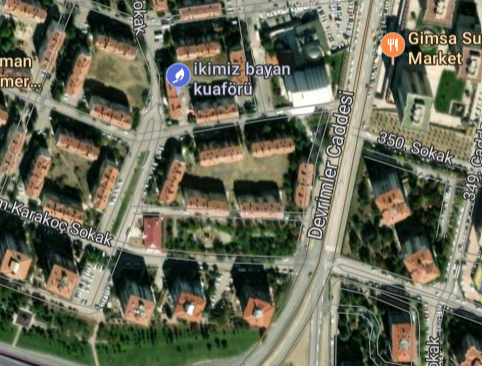
#> input picture 3 - FOTOĞRAF BİRLEŞTİRME/data/data2/1.png, 482 x 366 px; its folder holds 3 pictures in this run
$ python UAV-image-stitching.py
#> lines starting #> are read from the running program, lines starting #| are printed output that depends on the picture
# -*- coding: utf-8 -*-
#Import library
#import libraries
import sys
import cv2
import numpy as np
import matplotlib.pyplot as plt
def warpImages(img1, img2, H):
  rows1, cols1 = img1.shape[:2]
  rows2, cols2 = img2.shape[:2]

  list_of_points_1 = np.float32([[0,0], [0, rows1],[cols1, rows1], [cols1, 0]]).reshape(-1, 1, 2) #coordinates of a reference image
  temp_points = np.float32([[0,0], [0,rows2], [cols2,rows2], [cols2,0]]).reshape(-1,1,2) #coordinates of second image

  # When we have established a homography we need to warp perspective
  # Change field of view
  list_of_points_2 = cv2.perspectiveTransform(temp_points, H)#calculate the transformation matrix

  list_of_points = np.concatenate((list_of_points_1,list_of_points_2), axis=0)

  [x_min, y_min] = np.int32(list_of_points.min(axis=0).ravel() - 0.5)
  [x_max, y_max] = np.int32(list_of_points.max(axis=0).ravel() + 0.5)

  translation_dist = [-x_min,-y_min]

  H_translation = np.array([[1, 0, translation_dist[0]], [0, 1, translation_dist[1]], [0, 0, 1]])

  output_img = cv2.warpPerspective(img2, H_translation.dot(H), (x_max-x_min, y_max-y_min))
  output_img[translation_dist[1]:rows1+translation_dist[1], translation_dist[0]:cols1+translation_dist[0]] = img1

  return output_img
#folfer containing images from drones, sorted by name
import glob
path = sorted(glob.glob("data/data2/*.png"))
img_list = []
for img in path:
    n = cv2.imread(img)
#> n is the input picture: shape (366, 482, 3); mean B, G, R 86.5, 105.3, 104.1
    img_list.append(n)
"""Functions for stitching"""

#Use ORB detector to extract keypoints
orb = cv2.ORB_create(nfeatures=2000)
while True:
  img1=img_list.pop(0)
  img2=img_list.pop(0)
# Find the key points and descriptors with ORB
  keypoints1, descriptors1 = orb.detectAndCompute(img1, None)#descriptors are arrays of numbers that define the keypoints
  keypoints2, descriptors2 = orb.detectAndCompute(img2, None)


# Create a BFMatcher object to match descriptors
# It will find all of the matching keypoints on two images
  bf = cv2.BFMatcher_create(cv2.NORM_HAMMING)#NORM_HAMMING specifies the distance as a measurement of similarity between two descriptors

# Find matching points
  matches = bf.knnMatch(descriptors1, descriptors2,k=2)

  all_matches = []
  for m, n in matches:
    all_matches.append(m)
# Finding the best matches
  good = []
  for m, n in matches:
    if m.distance < 0.6 * n.distance:#Threshold
        good.append(m)

# Set minimum match condition
  MIN_MATCH_COUNT = 5

  if len(good) > MIN_MATCH_COUNT:

    # Convert keypoints to an argument for findHomography
    src_pts = np.float32([ keypoints1[m.queryIdx].pt for m in good]).reshape(-1,1,2)
    dst_pts = np.float32([ keypoints2[m.trainIdx].pt for m in good]).reshape(-1,1,2)

    # Establish a homography
    M, _ = cv2.findHomography(src_pts, dst_pts, cv2.RANSAC,5.0)

    result = warpImages(img2, img1, M)

    img_list.insert(0,result)

    if len(img_list)==1:
      break
#> this loop made 2 passes
#> (matches, x_min in warpImages, y_min in warpImages, x_max in warpImages, y_max in warpImages, H_translation in warpImages) on passes 1 to 2: (1988 matches, -230, 0, 621, 482, [[1, 0, 230], [0, 1, 0], [0, 0, 1]]), (2000 matches, -409, 0, 543, 542, [[1, 0, 409], [0, 1, 0], [0, 0, 1]])
#> pass 1, in warpImages, `output_img = cv2.warpPerspective(img2, H_translation.dot(H), (x_max-x_..`:
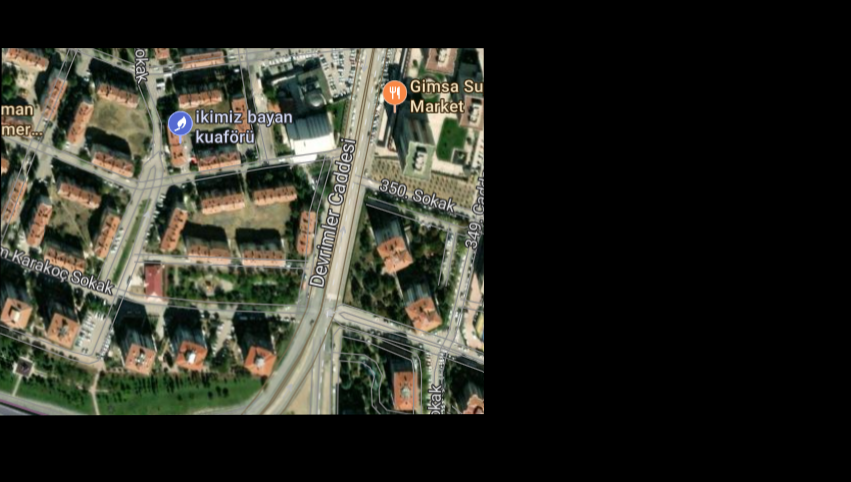
#> output_img: shape (482, 851, 3); mean B, G, R 37.3, 45.5, 44.9
#> pass 1, `result = warpImages(img2, img1, M)`:
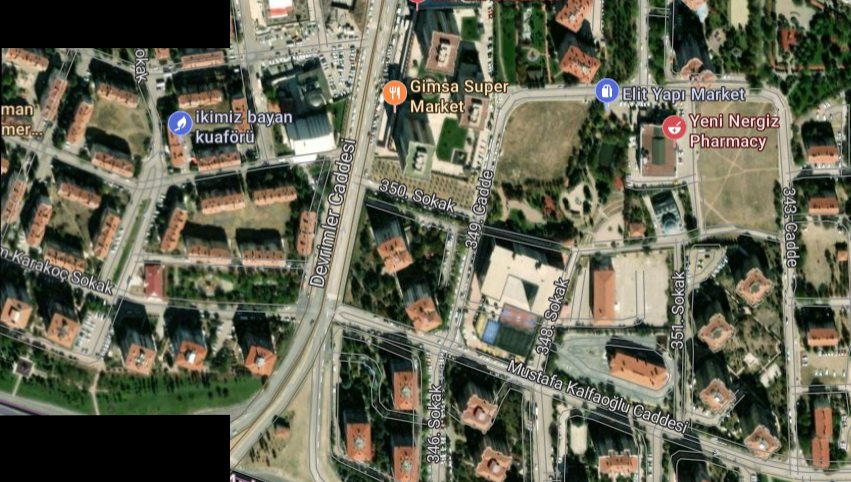
#> result: shape (482, 851, 3); mean B, G, R 83.7, 101.9, 101.4
#> pass 2, in warpImages (call 2), `output_img = cv2.warpPerspective(img2, H_translation.dot(H), (x_max-x_..`:
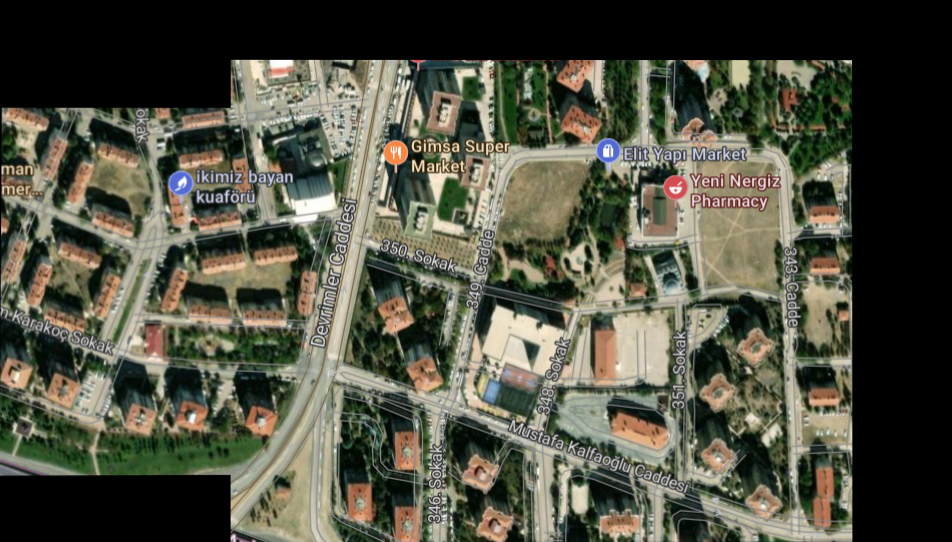
#> output_img: shape (542, 952, 3); mean B, G, R 66.7, 81.1, 80.7
#> pass 2, `result = warpImages(img2, img1, M)`:
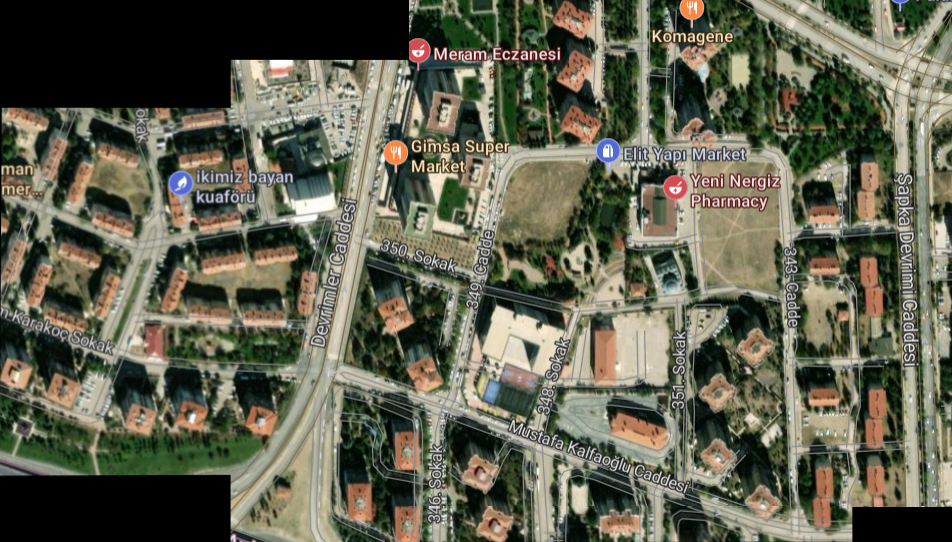
#> result: shape (542, 952, 3); mean B, G, R 79.5, 97.2, 96.6
#> after the loop, img_list = 1 item
result = cv2.cvtColor(result, cv2.COLOR_BGR2RGB )
plt.imshow(result)
plt.show()
